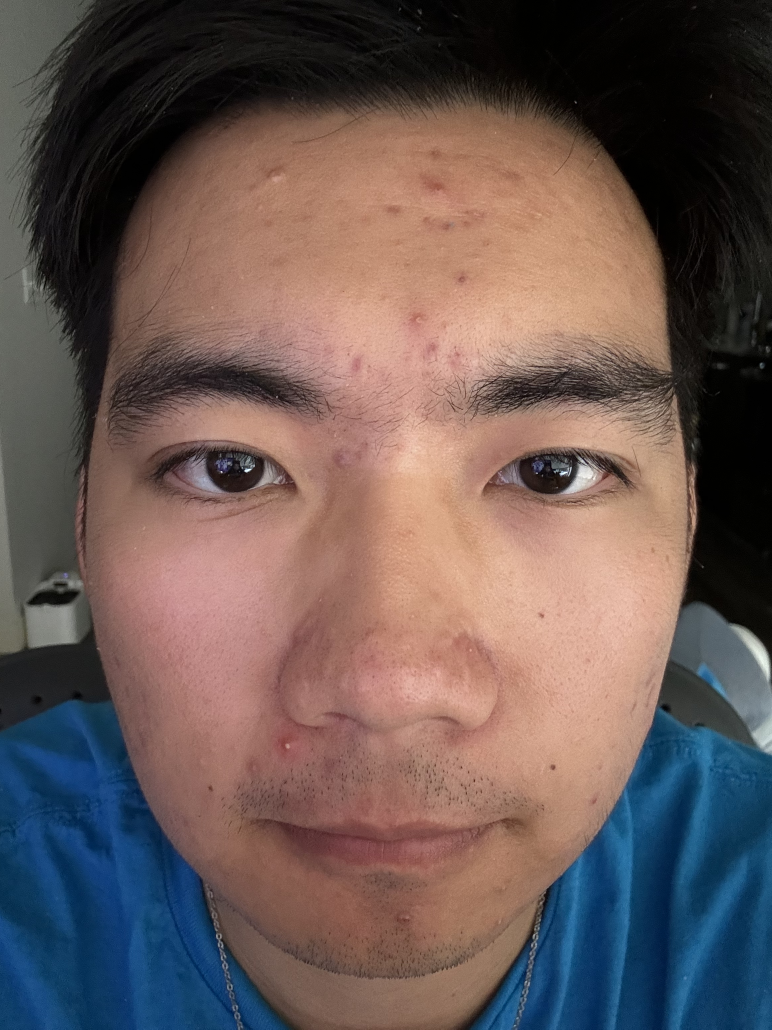
#> input picture test_iamge/Full Face/Full 1.jpg, 2316 x 3088 px (shown at 1/3 size)
$ python test7.py
#> lines starting #> are read from the running program, lines starting #| are printed output that depends on the picture; after the words box and inside, x2 and y2 are one past the last pixel; in counts of white or black regions, pixels touching at a corner belong together
#> the answer given: test_iamge/Full Face/Full 1.jpg
#> further down, image is the input picture: shape (3088, 2316, 3); mean B, G, R 85.8, 88.8, 105.4
import cv2
import numpy as np
import matplotlib.pyplot as plt
from tkinter import Tk
from tkinter.filedialog import askopenfilename

class AcneDetector:
    def __init__(self, debug=True):
        self.debug = debug
        self.red_params = {
            'top_percentage': 0.01,
        }

    def show_debug_image(self, title, image):
        if self.debug:
            cv2.imshow(title, image)
            cv2.waitKey(0)

    def visualize_a_channel(self, image):
        """Create and display a color map for the a-channel of the LAB color space."""
        # Convert to LAB color space
        lab = cv2.cvtColor(image, cv2.COLOR_BGR2LAB)
#> lab: shape (3088, 2316, 3); mean of channels 0, 1, 2 99.1, 136.1, 132.4
        _, a, _ = cv2.split(lab)
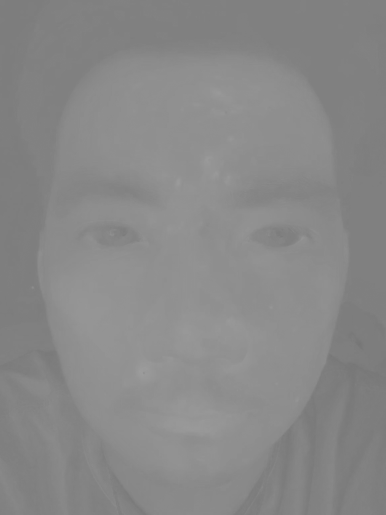
#> a: shape (3088, 2316) (shown at 1/6 size); min 115, max 158, mean 136.1

        # Normalize the a-channel
        a_normalized = cv2.normalize(a, None, 0, 255, cv2.NORM_MINMAX)

        # Apply a color map to the a-channel
        a_colormap = cv2.applyColorMap(a_normalized, cv2.COLORMAP_JET)
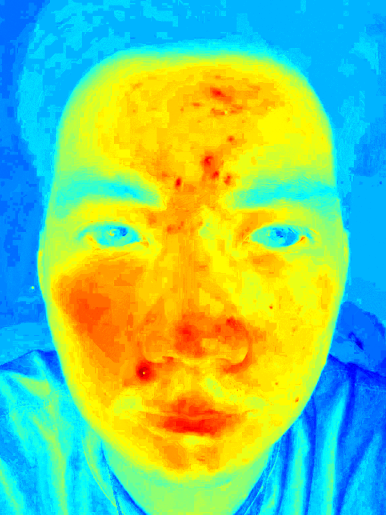
#> a_colormap: shape (3088, 2316, 3) (shown at 1/6 size); mean B, G, R 126.5, 201, 128.7

        # Show the color map
        self.show_debug_image("A-Channel Colormap", a_colormap)
        return a_normalized

    def find_red_regions(self, a_channel):
        """Find red regions and expand the mask using dilation."""
        threshold = np.percentile(a_channel, 100 - (self.red_params['top_percentage'] * 100))
#> threshold = 202
        red_mask = (a_channel >= threshold).astype(np.uint8) * 255
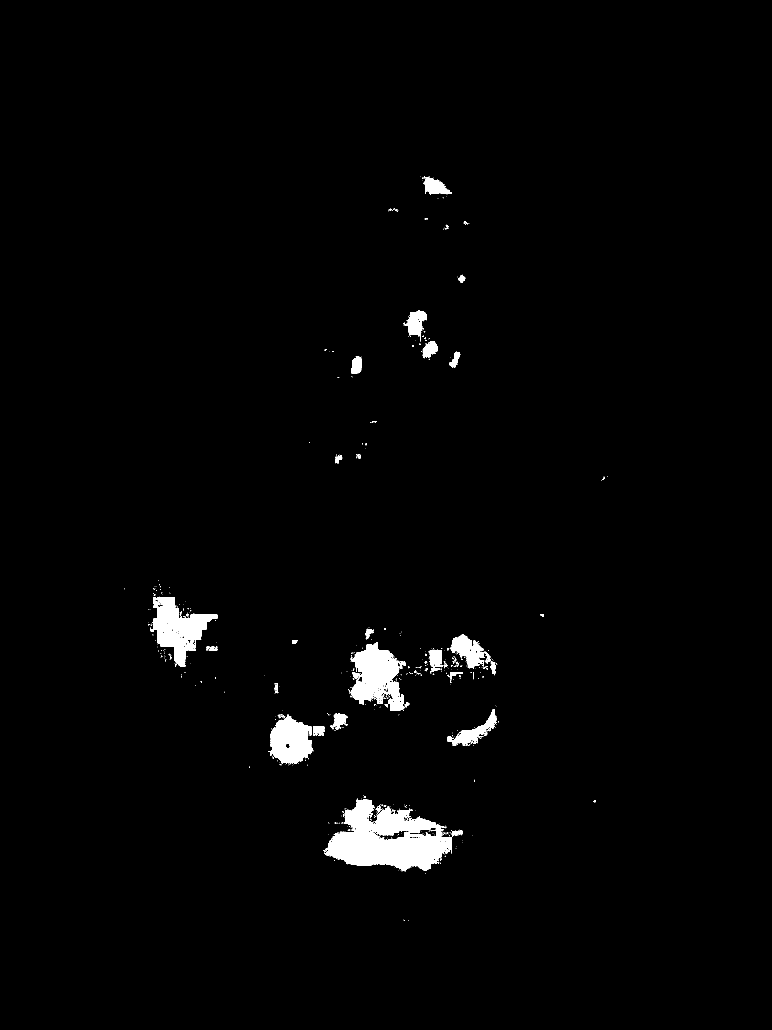
#> red_mask: shape (3088, 2316) (shown at 1/3 size); 1.7% white; 715 white regions (661 under 20 px), largest, box (x1, y1, x2, y2) and area: (974, 2396, 1356, 2614) 45909, (1052, 1926, 1228, 2132) 19232, (450, 1791, 652, 2000) 17977

        # Expand the red mask slightly
        kernel = cv2.getStructuringElement(cv2.MORPH_ELLIPSE, (3, 3))
        red_mask = cv2.dilate(red_mask, kernel, iterations=2)  # Expands redness regions
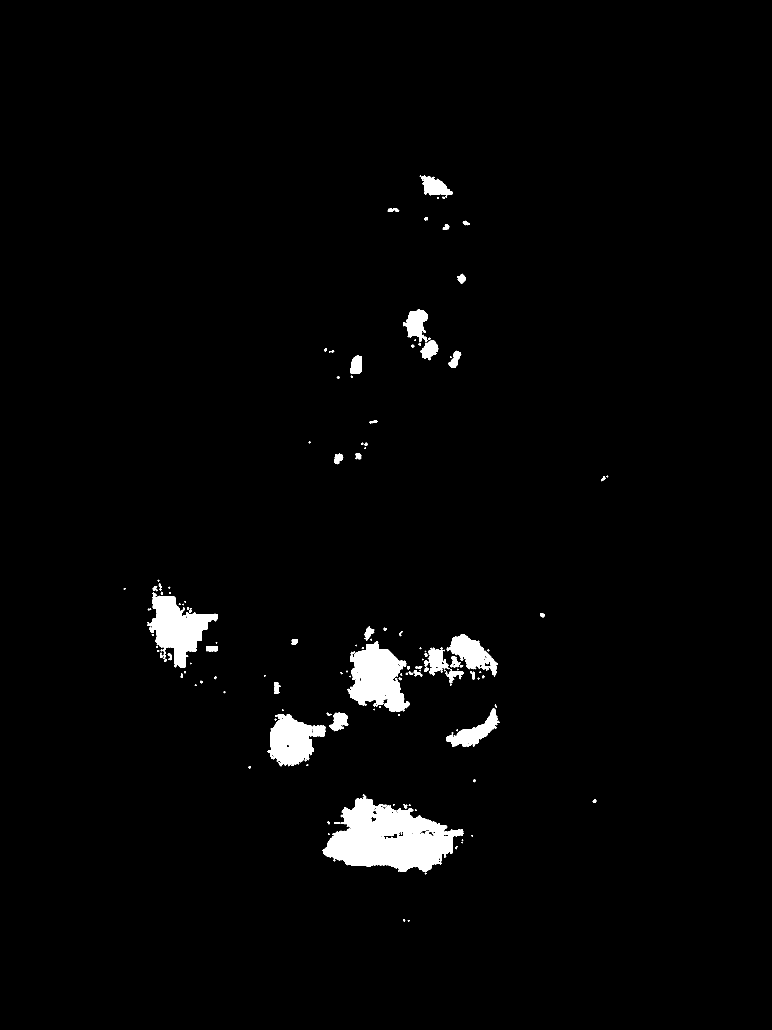
#> red_mask: shape (3088, 2316) (shown at 1/3 size); 2.2% white; 166 white regions (59 under 20 px), largest, box (x1, y1, x2, y2) and area: (967, 2387, 1390, 2616) 54837, (1042, 1924, 1230, 2134) 23983, (442, 1777, 654, 2002) 21342
        return red_mask

    def plot_3d_map(self, a_channel, block_size=3):
        """Plot a 3D map where x and y are pixel locations and z is the intensity."""
#> called with block_size = 3
        # Downsample the image by averaging block_size x block_size pixels
        height, width = a_channel.shape
        downsampled_height = height // block_size
        downsampled_width = width // block_size

        downsampled_a = cv2.resize(a_channel, (downsampled_width, downsampled_height), interpolation=cv2.INTER_AREA)
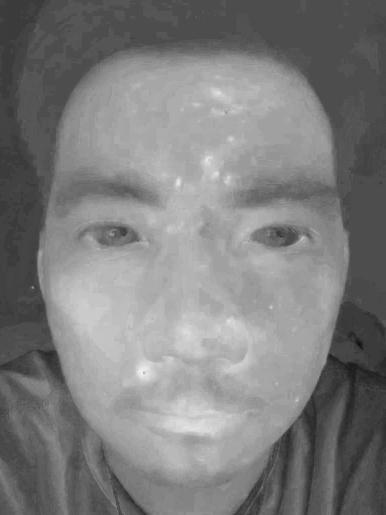
#> downsampled_a: shape (1029, 772) (shown at 1/2 size); min 8, max 251, mean 125.2

        # Create a grid of x and y coordinates
        x, y = np.meshgrid(np.arange(downsampled_width), np.arange(downsampled_height))

        # Flatten the arrays
        x = x.flatten()
        y = y.flatten()
        z = downsampled_a.flatten()

        fig = plt.figure()
        axis = fig.add_subplot(1, 1, 1, projection="3d")
        scatter = axis.scatter(x, y, z, c=z, cmap='jet', marker=".")
        axis.set_xlabel("X")
        axis.set_ylabel("Y")
        axis.set_zlabel("Intensity")
        plt.colorbar(scatter, ax=axis, label='Intensity')
        plt.show()
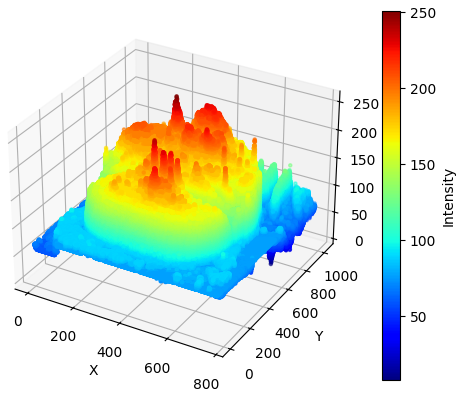
#> figure drawn by matplotlib, 2 panels

def select_image():
    """Open a file dialog to select an image."""
    Tk().withdraw()  # We don't want a full GUI, so keep the root window from appearing
    image_path = askopenfilename(title="Select an image", filetypes=[("Image files", "*.jpg *.jpeg *.png")])
    if not image_path:
        raise Exception("No image selected")
    return image_path

if __name__ == "__main__":
    try:
        image_path = select_image()
        image = cv2.imread(image_path)
        if image is None:
            raise Exception("Failed to load image")

        detector = AcneDetector(debug=True)
        a_channel = detector.visualize_a_channel(image)
        red_mask = detector.find_red_regions(a_channel)
        detector.show_debug_image("Red Mask (Top 1% Redness)", red_mask)
        detector.plot_3d_map(a_channel, block_size=3)
        cv2.destroyAllWindows()
    except Exception as e:
        print(f"An error occurred: {str(e)}")

$ run again, on test_iamge/Full Face/Full 6.jpg
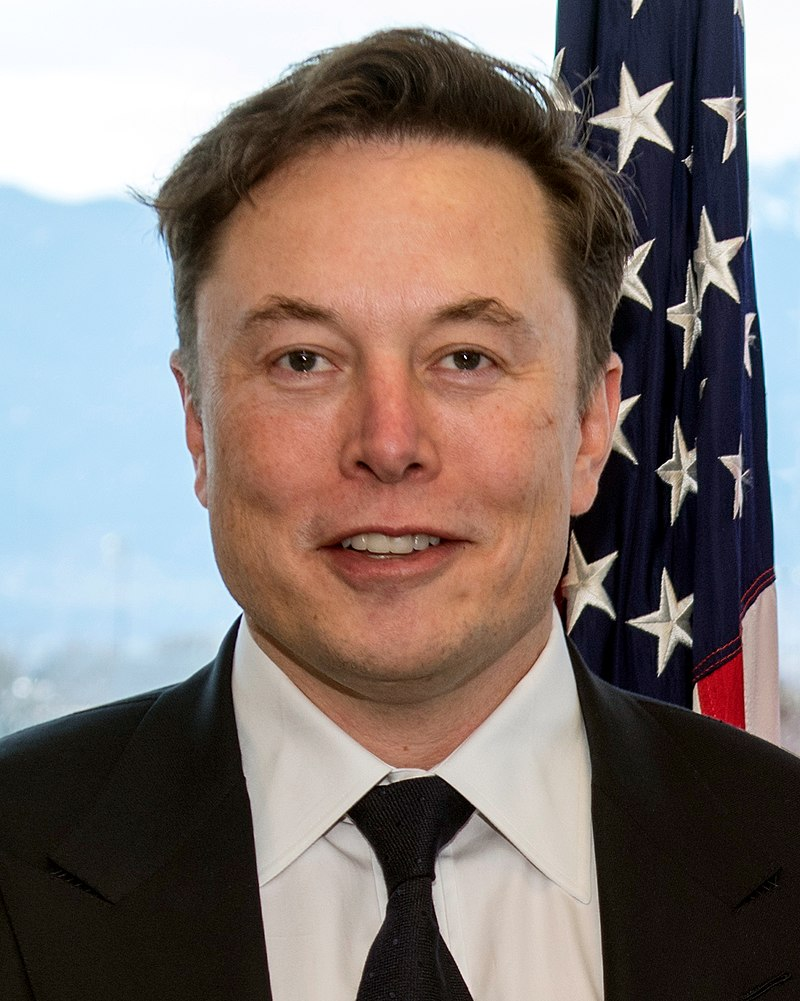
#> input picture test_iamge/Full Face/Full 6.jpg, 800 x 1001 px
#> image is the input picture: shape (1001, 800, 3); mean B, G, R 115, 118.8, 130.6
#> lab: shape (1001, 800, 3); mean of channels 0, 1, 2 125.1, 133, 132.2
#> threshold = 151
#> in find_red_regions, `red_mask = (a_channel >= threshold).astype(np.uint8) * 255`:
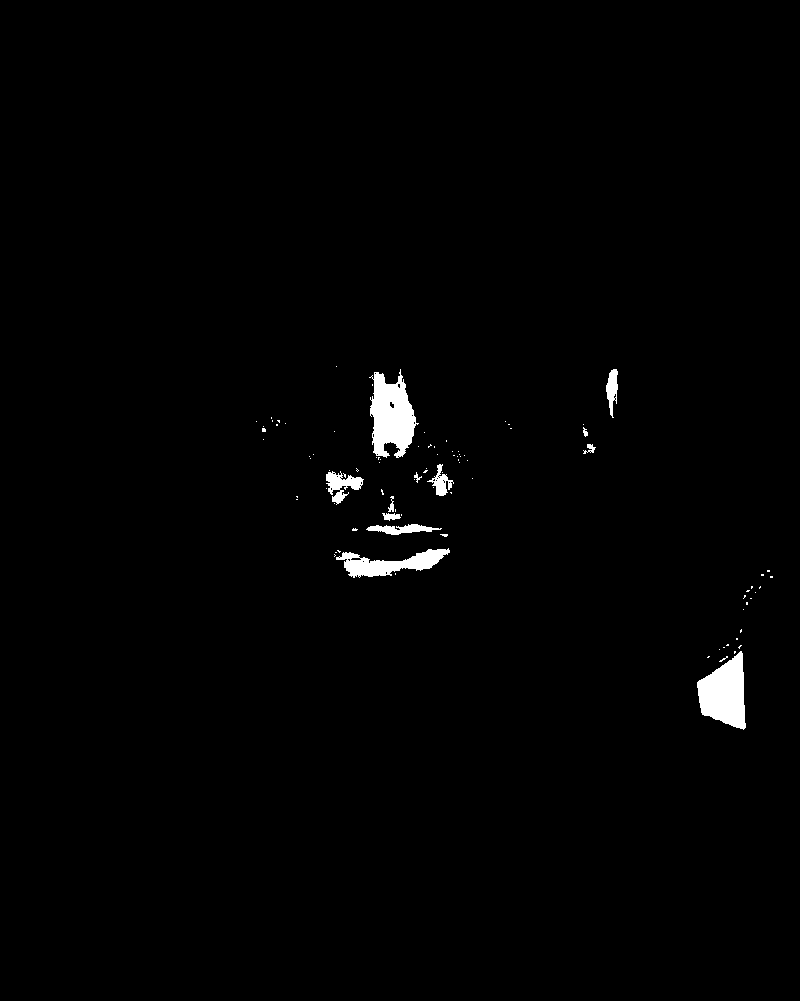
#> red_mask: shape (1001, 800); 1.1% white; 94 white regions (82 under 20 px), largest, box (x1, y1, x2, y2) and area: (369, 369, 419, 458) 2749, (697, 651, 746, 730) 2523, (336, 548, 450, 578) 1562
#> in plot_3d_map, `plt.show()`:
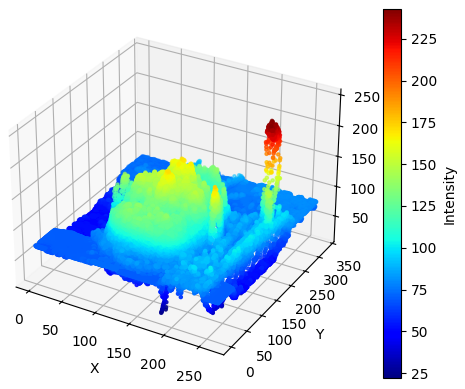
#> figure drawn by matplotlib, 2 panels
